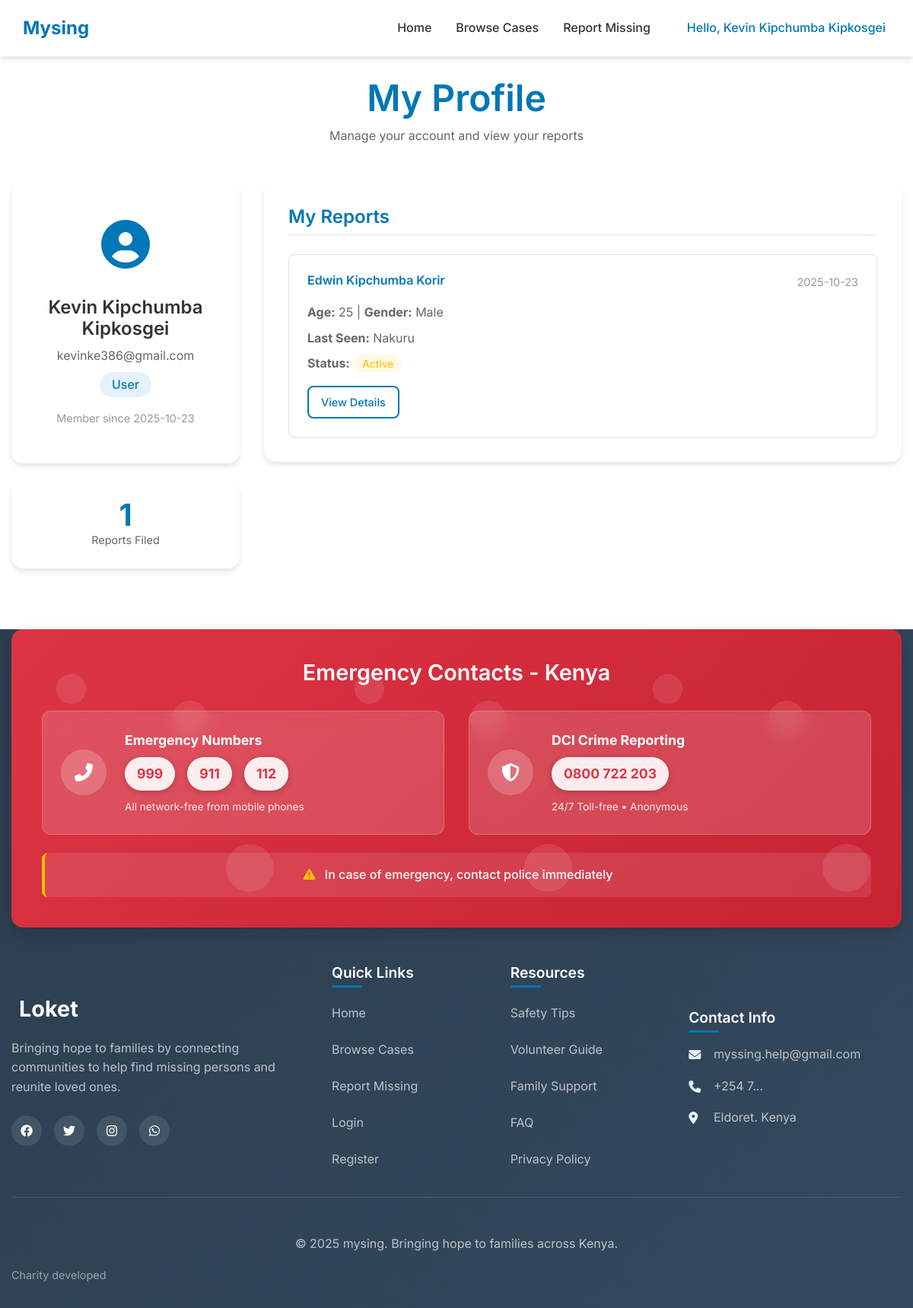
The page /profile (signed in) on the database its author committed.
### models.py (models this page shows, shortened)
class User(UserMixin, db.Model):
    id = db.Column(db.Integer, primary_key=True)
    name = db.Column(db.String(100), nullable=False)
    email = db.Column(db.String(100), unique=True, nullable=False)
    password_hash = db.Column(db.String(200), nullable=False)
    phone = db.Column(db.String(20), nullable=False)
    role = db.Column(db.String(20), default='user')
    date_joined = db.Column(db.DateTime, default=datetime.utcnow)
    missing_persons = db.relationship('MissingPerson', backref='reporter', lazy=True)
    reset_tokens = db.relationship('PasswordResetToken', backref='user', lazy=True)

class MissingPerson(db.Model):
    id = db.Column(db.Integer, primary_key=True)
    name = db.Column(db.String(100), nullable=False)
    age = db.Column(db.Integer, nullable=False)
    gender = db.Column(db.String(20), nullable=False)
    last_seen = db.Column(db.String(200), nullable=False)
    last_seen_date = db.Column(db.Date, nullable=False)
    region = db.Column(db.String(50), nullable=False)
    description = db.Column(db.Text, nullable=False)
    contact_name = db.Column(db.String(100), nullable=False)
    contact_phone = db.Column(db.String(20), nullable=False)
    contact_email = db.Column(db.String(100), nullable=False)
    photo_filename = db.Column(db.String(200), nullable=True)
    date_reported = db.Column(db.DateTime, default=datetime.utcnow)
    is_found = db.Column(db.Boolean, default=False)
    reported_by = db.Column(db.Integer, db.ForeignKey('user.id'), nullable=False)

### app.py (the view)
@app.route('/profile')
@login_required
def profile():
    user_reports = MissingPerson.query.filter_by(reported_by=current_user.id).order_by(MissingPerson.date_reported.desc()).all()
    return render_template('profile.html', user_reports=user_reports)

### app.py (called while the page is built)
@login_manager.user_loader
def load_user(user_id):
    return User.query.get(int(user_id))

### templates/profile.html (shortened to what this page needs)
{% extends "base.html" %}
{% block content %}
<section class="profile-section">
    <div class="container">
        <div class="profile-header">
            <h1>My Profile</h1>
            <p>Manage your account and view your reports</p>
        </div>
        <div class="profile-content">
            <div class="profile-sidebar">
                <div class="profile-card">
                    <div class="profile-avatar">
                        <i class="fas fa-user-circle"></i>
                    </div>
                    <h3>{{ current_user.name }}</h3>
                    <p class="user-email">{{ current_user.email }}</p>
                    <p class="user-role">{{ current_user.role|title }}</p>
                    <p class="member-since">Member since {{ current_user.date_joined.strftime('%Y-%m-%d') }}</p>
                </div>
                <div class="profile-stats">
                    <div class="stat-item">
                        <span class="stat-number">{{ user_reports|length }}</span>
                        <span class="stat-label">Reports Filed</span>
                    </div>
                </div>
            </div>
            <div class="profile-main">
                <div class="profile-section-card">
                    <h3>My Reports</h3>
                    {% if user_reports %}
                        <div class="reports-list">
                            {% for report in user_reports %}
                            <div class="report-item">
                                <div class="report-header">
                                    <h4>{{ report.name }}</h4>
                                    <span class="report-date">{{ report.date_reported.strftime('%Y-%m-%d') }}</span>
                                </div>
                                <div class="report-details">
                                    <p><strong>Age:</strong> {{ report.age }} | <strong>Gender:</strong> {{ report.gender }}</p>
                                    <p><strong>Last Seen:</strong> {{ report.last_seen }}</p>
                                    <p><strong>Status:</strong>
                                        <span class="status-{{ 'found' if report.is_found else 'active' }}">
                                            {{ 'Found' if report.is_found else 'Active' }}
                                        </span>
                                    </p>
                                </div>
                                <div class="report-actions">
                                    <a href="{{ url_for('case_details', person_id=report.id) }}" class="btn btn-outline btn-sm">View Details</a>
                                </div>
                            </div>
                            {% endfor %}
                        </div>
                    {% endif %}
                </div>
            </div>
        </div>
    </div>
</section>
{% endblock %}

### templates/base.html (shortened to what this page needs)
<!DOCTYPE html>
<html lang="en">
<head>
    <link rel="stylesheet" href="{{ url_for('static', filename='css/style.css') }}">
    <link rel="stylesheet" href="https://cdnjs.cloudflare.com/ajax/libs/font-awesome/6.4.0/css/all.min.css">
</head>
<body>
    <nav class="navbar">
        <div class="nav-container">
            <div class="nav-logo">
                <a href="{{ url_for('index') }}">
                    <span>Mysing</span>
                </a>
            </div>
            <div class="nav-menu" id="navMenu">
                <a href="{{ url_for('index') }}" class="nav-link">Home</a>
                <a href="{{ url_for('browse') }}" class="nav-link">Browse Cases</a>
                {% if current_user.is_authenticated %}
                <a href="{{ url_for('report_missing') }}" class="nav-link">Report Missing</a>
                {% endif %}
                <div class="user-controls">
                    {% if current_user.is_authenticated %}
                        <div class="user-menu">
                            <span class="user-greeting">Hello, {{ current_user.name }}</span>
                        </div>
                    {% else %}
                        <a href="{{ url_for('login') }}" class="btn-login">Login</a>
                        <a href="{{ url_for('register') }}" class="btn-register">Register</a>
                    {% endif %}
                </div>
            </div>
        </div>
    </nav>
    <main>
        {% block content %}{% endblock %}
    </main>
    <footer class="footer">
        <div class="container">
            <div class="emergency-section">
                <h3>Emergency Contacts - Kenya</h3>
                <div class="emergency-numbers">
                    <div class="emergency-item">
                        <div class="emergency-icon">
                            <i class="fas fa-phone-alt"></i>
                        </div>
                        <div class="emergency-info">
                            <strong>Emergency Numbers</strong>
                            <div class="numbers-grid">
                                <span>999</span>
                                <span>911</span>
                                <span>112</span>
                            </div>
                            <small>All network-free from mobile phones</small>
                        </div>
                    </div>
                    <div class="emergency-item">
                        <div class="emergency-icon">
                            <i class="fas fa-shield-alt"></i>
                        </div>
                        <div class="emergency-info">
                            <strong>DCI Crime Reporting</strong>
                            <div class="numbers-grid">
                                <span>0800 722 203</span>
                            </div>
                            <small>24/7 Toll-free • Anonymous</small>
                        </div>
                    </div>
                </div>
                <div class="emergency-note">
                    <p><i class="fas fa-exclamation-triangle"></i> In case of emergency, contact police immediately</p>
                </div>
            </div>
            <div class="footer-content">
                <div class="footer-section">
                    <div class="footer-logo">
                        <span>Loket</span>
                    </div>
                    <p class="footer-description">
                        Bringing hope to families by connecting communities to help find missing persons and reunite loved ones.
                    </p>
                    <div class="social-links">
                        <a href="#" aria-label="Facebook"><i class="fab fa-facebook"></i></a>
                        <a href="#" aria-label="Twitter"><i class="fab fa-twitter"></i></a>
                        <a href="#" aria-label="Instagram"><i class="fab fa-instagram"></i></a>
                        <a href="#" aria-label="WhatsApp"><i class="fab fa-whatsapp"></i></a>
                    </div>
                </div>
                <div class="footer-section">
                    <h4>Quick Links</h4>
                    <div class="footer-links">
                        <a href="{{ url_for('index') }}">Home</a>
                        <a href="{{ url_for('browse') }}">Browse Cases</a>
                        <a href="{{ url_for('report_missing') }}">Report Missing</a>
                        <a href="{{ url_for('login') }}">Login</a>
                        <a href="{{ url_for('register') }}">Register</a>
                    </div>
                </div>
                <div class="footer-section">
                    <h4>Resources</h4>
                    <div class="footer-links">
                        <a href="#">Safety Tips</a>
                        <a href="#">Volunteer Guide</a>
                        <a href="#">Family Support</a>
                        <a href="#">FAQ</a>
                        <a href="#">Privacy Policy</a>
                    </div>
                </div>
                <div class="footer-section">
                    <h4>Contact Info</h4>
                    <div class="contact-info">
                        <div class="contact-item">
                            <i class="fas fa-envelope"></i>
                            <span>myssing.help@gmail.com</span>
                        </div>
                        <div class="contact-item">
                            <i class="fas fa-phone"></i>
                            <span>+254 7...</span>
                        </div>
                        <div class="contact-item">
                            <i class="fas fa-map-marker-alt"></i>
                            <span>Eldoret. Kenya</span>
                        </div>
                    </div>
                </div>
            </div>
            <div class="footer-bottom">
                <div class="footer-copyright">
                    <p>&copy; 2025 mysing. Bringing hope to families across Kenya.</p>
                </div>
                <div class="footer-credits">
                    <p>Charity developed</p>
                </div>
            </div>
        </div>
    </footer>
</body>
</html>

### rows shown on the page
User: name "Kevin Kipchumba Kipkosgei", email "kevinke386@gmail.com", role "User", date_joined "2025-10-23"
MissingPerson: name "Edwin Kipchumba Korir", date_reported "2025-10-23", age "25", gender "Male", last_seen "Nakuru", is_found "Active"

### other values the page prints
{{ user_reports|length }} "1"
